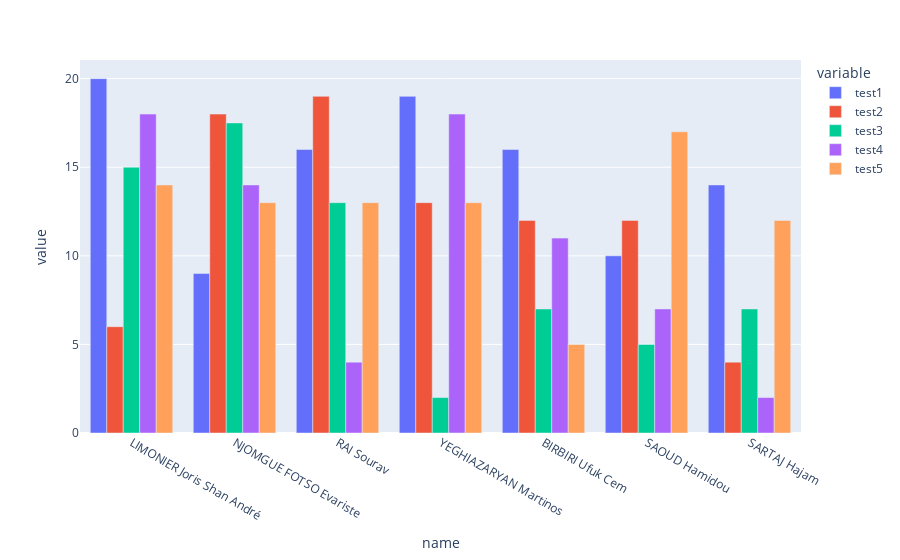

This figure's notebook cell:
### Code cell
px.bar(
    data_frame=opt.data.T.loc[opt.data.mean().sort_values(ascending=False).index],
    barmode="group",
)

### Figure 1 — Plotly figure (JSON) as saved in the notebook; plotly's stock layout.template omitted (floating-point values rounded to 4 significant figures)
{"data": [{"alignmentgroup": "True", "hovertemplate": "variable=test1<br>name=%{x}<br>value=%{y}<extra></extra>", "legendgroup": "test1", "marker": {"color": "#636efa", "pattern": {"shape": ""}}, "name": "test1", "offsetgroup": "test1", "orientation": "v", "showlegend": true, "textposition": "auto", "type": "bar", "x": ["LIMONIER Joris Shan André", "NJOMGUE FOTSO Evariste", "RAI Sourav", "YEGHIAZARYAN Martinos", "BIRBIRI Ufuk Cem", "SAOUD Hamidou", "SARTAJ Hajam"], "xaxis": "x", "y": [20, 9, 16, 19, 16, 10, 14], "yaxis": "y"}, {"alignmentgroup": "True", "hovertemplate": "variable=test2<br>name=%{x}<br>value=%{y}<extra></extra>", "legendgroup": "test2", "marker": {"color": "#EF553B", "pattern": {"shape": ""}}, "name": "test2", "offsetgroup": "test2", "orientation": "v", "showlegend": true, "textposition": "auto", "type": "bar", "x": ["LIMONIER Joris Shan André", "NJOMGUE FOTSO Evariste", "RAI Sourav", "YEGHIAZARYAN Martinos", "BIRBIRI Ufuk Cem", "SAOUD Hamidou", "SARTAJ Hajam"], "xaxis": "x", "y": [6, 18, 19, 13, 12, 12, 4], "yaxis": "y"}, {"alignmentgroup": "True", "hovertemplate": "variable=test3<br>name=%{x}<br>value=%{y}<extra></extra>", "legendgroup": "test3", "marker": {"color": "#00cc96", "pattern": {"shape": ""}}, "name": "test3", "offsetgroup": "test3", "orientation": "v", "showlegend": true, "textposition": "auto", "type": "bar", "x": ["LIMONIER Joris Shan André", "NJOMGUE FOTSO Evariste", "RAI Sourav", "YEGHIAZARYAN Martinos", "BIRBIRI Ufuk Cem", "SAOUD Hamidou", "SARTAJ Hajam"], "xaxis": "x", "y": [15, 17.5, 13, 2, 7, 5, 7], "yaxis": "y"}, {"alignmentgroup": "True", "hovertemplate": "variable=test4<br>name=%{x}<br>value=%{y}<extra></extra>", "legendgroup": "test4", "marker": {"color": "#ab63fa", "pattern": {"shape": ""}}, "name": "test4", "offsetgroup": "test4", "orientation": "v", "showlegend": true, "textposition": "auto", "type": "bar", "x": ["LIMONIER Joris Shan André", "NJOMGUE FOTSO Evariste", "RAI Sourav", "YEGHIAZARYAN Martinos", "BIRBIRI Ufuk Cem", "SAOUD Hamidou", "SARTAJ Hajam"], "xaxis": "x", "y": [18, 14, 4, 18, 11, 7, 2], "yaxis": "y"}, {"alignmentgroup": "True", "hovertemplate": "variable=test5<br>name=%{x}<br>value=%{y}<extra></extra>", "legendgroup": "test5", "marker": {"color": "#FFA15A", "pattern": {"shape": ""}}, "name": "test5", "offsetgroup": "test5", "orientation": "v", "showlegend": true, "textposition": "auto", "type": "bar", "x": ["LIMONIER Joris Shan André", "NJOMGUE FOTSO Evariste", "RAI Sourav", "YEGHIAZARYAN Martinos", "BIRBIRI Ufuk Cem", "SAOUD Hamidou", "SARTAJ Hajam"], "xaxis": "x", "y": [14, 13, 13, 13, 5, 17, 12], "yaxis": "y"}], "layout": {"barmode": "group", "legend": {"title": {"text": "variable"}, "tracegroupgap": 0}, "margin": {"t": 60}, "xaxis": {"anchor": "y", "domain": [0, 1], "title": {"text": "name"}}, "yaxis": {"anchor": "x", "domain": [0, 1], "title": {"text": "value"}}}}
